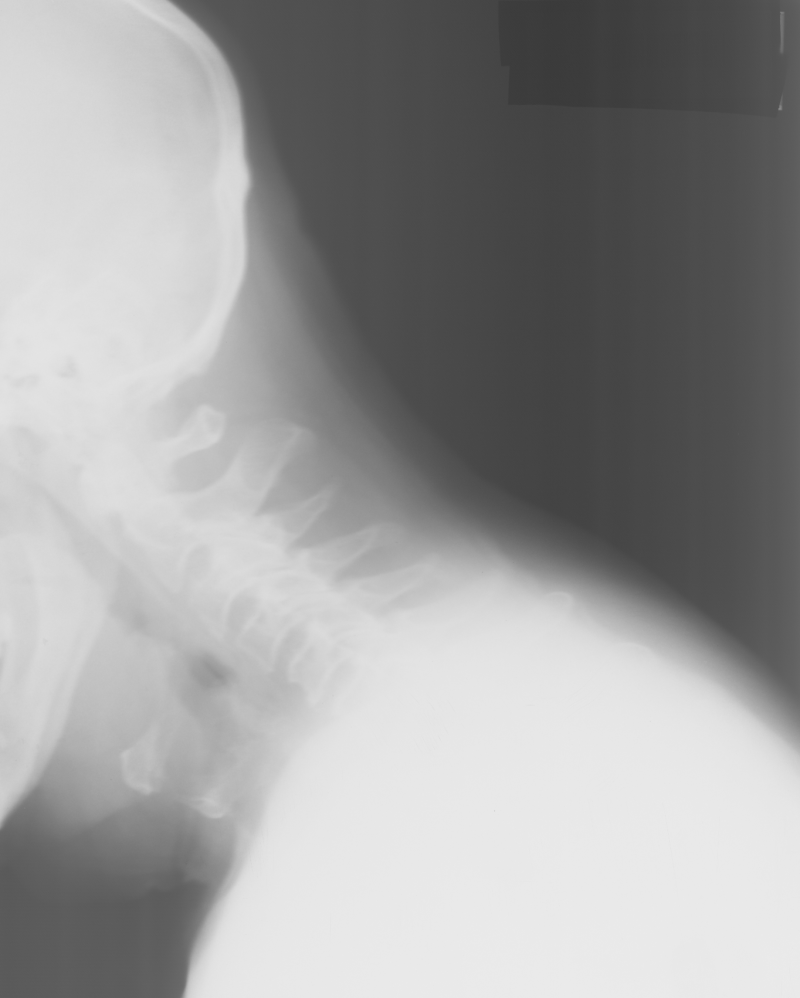
#> input picture modul 4/ex3-PixelwiseOperations/data/vertebra.png, 800 x 998 px
$ jupyter execute --allow-errors myExerciseSolutions.ipynb   (shell and % lines are left out)
#> lines starting #> are read from the running program, lines starting #| are printed output that depends on the picture; after the words box and inside, x2 and y2 are one past the last pixel; in counts of white or black regions, pixels touching at a corner belong together; long printed decimals are rounded
[cell 1]
import numpy as np
from skimage import color, io, measure, img_as_ubyte, img_as_float
from skimage.color import rgb2gray
from skimage.measure import profile_line
from skimage.transform import rescale, resize
import matplotlib.pyplot as plt
import pydicom as dicom
from skimage.util import img_as_ubyte

[cell 2]
# Directory containing data and images
in_dir = "data/"

# X-ray image
im_name = "vertebra.png"

im_org = io.imread(in_dir + im_name)
#> im_org is the input picture: shape (998, 800); min 57, max 235, mean 156.2

Exercise 1

[cell 3]
plt.hist(im_org.ravel(), bins=256)
plt.title('Image histogram')
io.show()
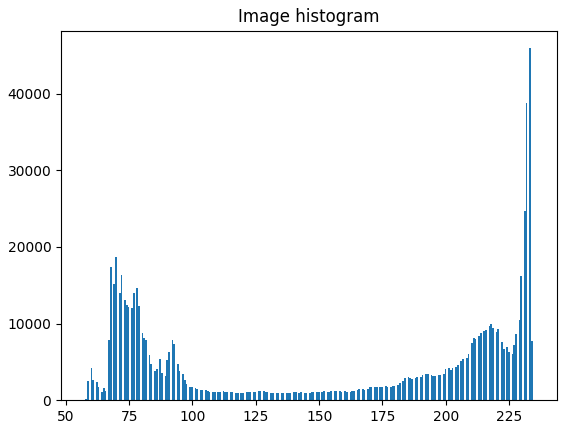
#> figure drawn by matplotlib, 1 panel; tallest bar 45929 high, from x = 232.9 to 233.6

[cell 4]
io.imshow(im_org)
plt.title('Metacarpal image')
io.show()

##### It looks like it would be hard to seperate bones from other tissue as it is not far off in color. However the background is another column on the histgram so that should be okay

Exercise 2

[cell 5]
print("minimum pixel value: " + str(im_org.min()))
#| minimum pixel value: 57
print("maximum pixel value: " + str(im_org.max()))
#| maximum pixel value: 235

Exercise 3

[cell 6]
floatImg = img_as_float(im_org)

print("minimum float val: " + str(floatImg.min()))
#| minimum float val: 0.2235
print("maximum float val: " + str(floatImg.max()))
#| maximum float val: 0.9216

#validation
print(floatImg.min() * 255)
#| 57.000
print(floatImg.max() * 255)
#| 235.0

Exercise 4

[cell 7]
floatImgAsUByte = img_as_ubyte(floatImg)

print("minimum ubyte val: " + str(floatImgAsUByte.min()))
#| minimum ubyte val: 57
print("maximum ubyte val: " + str(floatImgAsUByte.max()))
#| maximum ubyte val: 235

They are as expected

Exercise 5

[cell 8]
def histogram_stretch(img_in):
    """
    Stretches the histogram of an image
    :param img_in: Input image
    :return: Image, where the histogram is stretched so the min values is 0 and the maximum value 255
    """
    # img_as_float will divide all pixel values with 255.0
    img_float = img_as_float(img_in)
    min_val = img_float.min()
#> min_val = 0.224
    max_val = img_float.max()
#> max_val = 0.922
    min_desired = 0.0
    max_desired = 1.0

    # Do something here
    img_out = (max_desired - min_desired) / (max_val - min_val) * (img_float - min_val) + min_desired
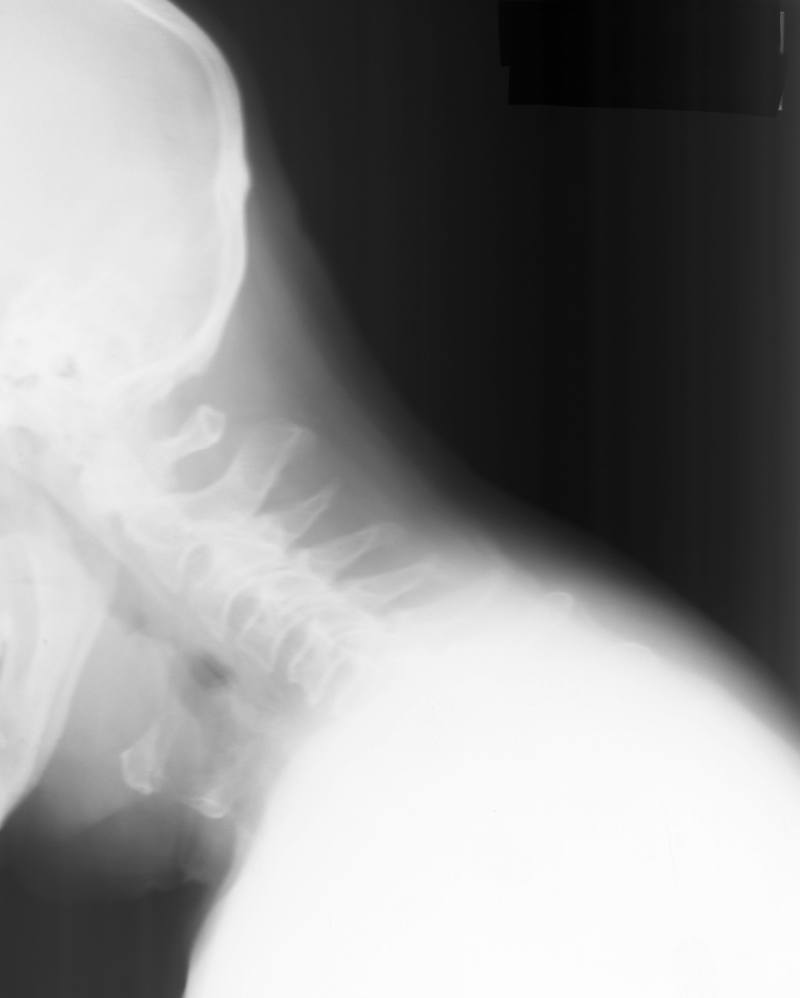
#> img_out: shape (998, 800) float64; min 0, max 1, mean 0.557
    # img_as_ubyte will multiply all pixel values with 255.0 before converting to unsigned byte
    return img_as_ubyte(img_out)

Exercise 6

[cell 9]
stretchedIm = histogram_stretch(im_org)

io.imshow(stretchedIm)
io.show()

Higher contrast. Easier to seperate background and actual tissue, it is also easier to see the vertabre

Exercise 7

[cell 10]
def gamma_map(img, gamma):
#> called with gamma = 0.5
    floatImg = img_as_float(img)
    gammaImg = np.power(floatImg, gamma)

    return img_as_ubyte(gammaImg)

Exercise 8

[cell 11]
io.imshow(gamma_map(im_org, gamma=0.5))
io.show()

io.imshow(gamma_map(im_org, gamma=2.0))
#> call 2 of gamma_map, with gamma = 2
#> in gamma_map (call 2), `gammaImg = np.power(floatImg, gamma)`:
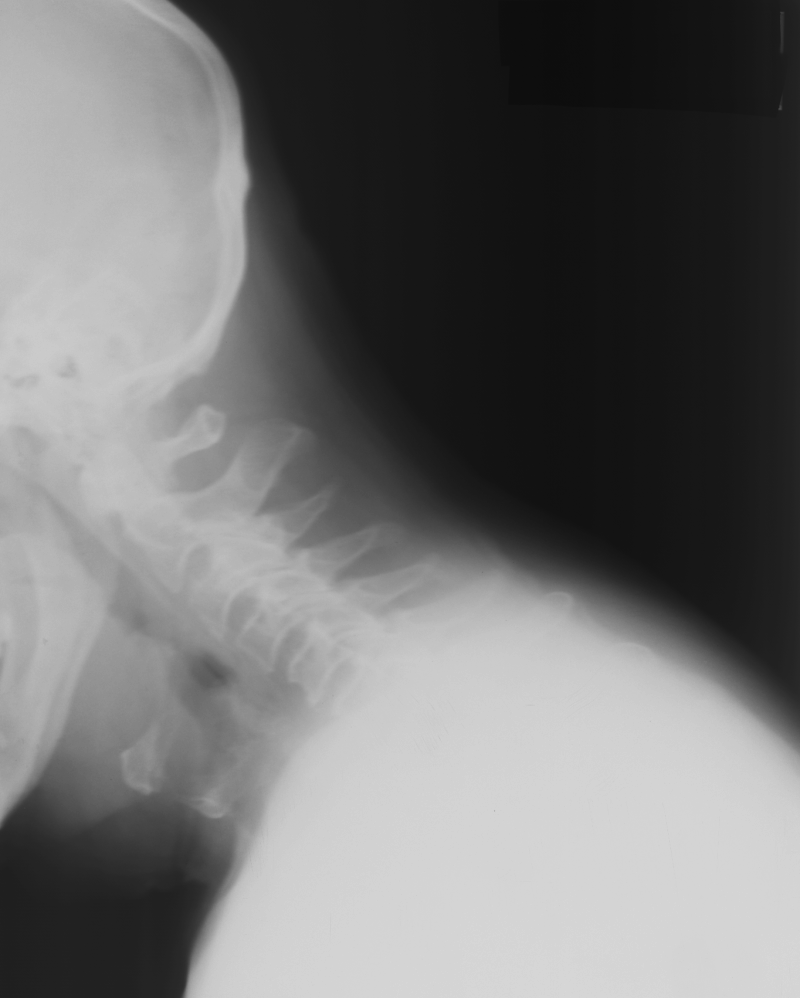
#> gammaImg: shape (998, 800) float64; min 0.05, max 0.849, mean 0.444
io.show()

io.imshow(im_org)
io.show()

low gamma brightens image, high gamma darkens

Exercise 9

[cell 12]
def threshold_image(img_in, thres):
    """
    Apply a threshold in an image and return the resulting image
    :param img_in: Input image
    :param thres: The threshold value in the range [0, 255]
    :return: Resulting image (uint8) where background is 0 and foreground is 255
    """
#> called with thres = 127
    float_img = img_as_float(img_in)
    thres_norm = thres / 255.0

    # Boolean mask → float [0,1]
    mask = (float_img >= thres_norm).astype(float)
#> mask: shape (998, 800) float64; values 0 (black) and 1 (white), 58.8% white; 15 black regions (13 under 20 px), largest, box (x1, y1, x2, y2) and area: (171, 0, 800, 719) 295597, (0, 799, 210, 998) 33534

    return img_as_ubyte(mask)

Exercise 10

[cell 13]
io.imshow(threshold_image(im_org, thres=127))
io.show()

io.imshow(threshold_image(im_org, thres=190))
#> call 2 of threshold_image, with thres = 190
#> in threshold_image (call 2), `mask = (float_img >= thres_norm).astype(float)`:
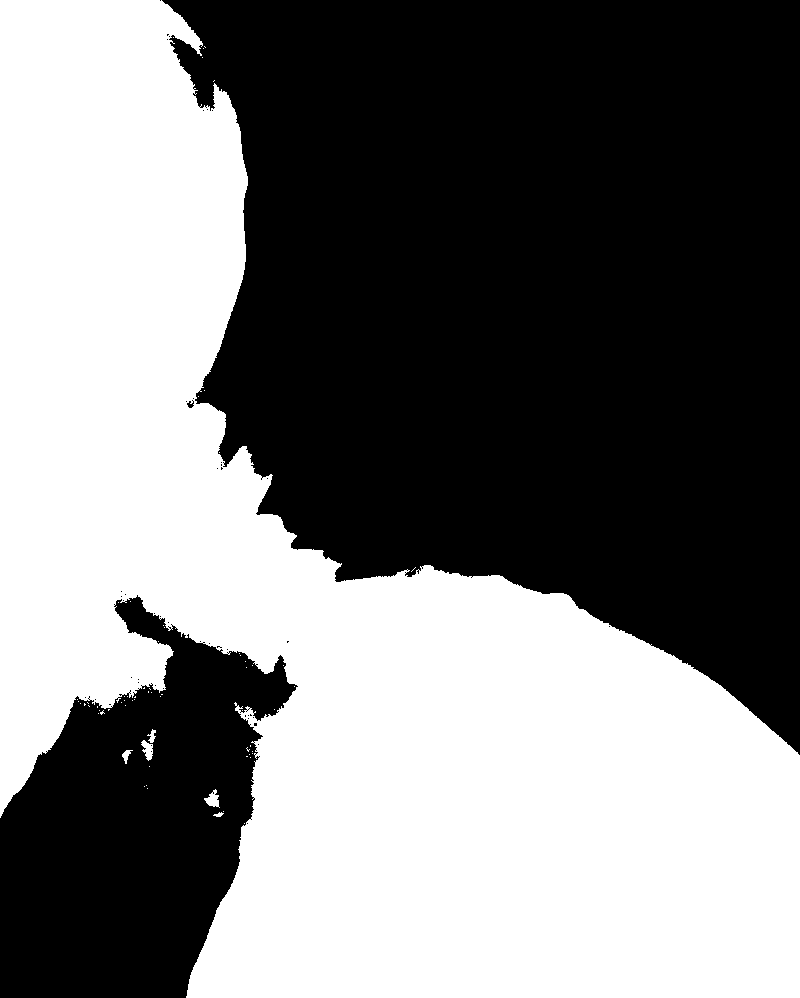
#> mask: shape (998, 800) float64; values 0 (black) and 1 (white), 47.5% white; 67 white regions (61 under 20 px), largest, box (x1, y1, x2, y2) and area: (0, 0, 800, 998) 378286, (204, 789, 220, 808) 158, (141, 740, 153, 761) 147, (122, 750, 133, 764) 69, (147, 729, 156, 743) 63, (213, 812, 224, 817) 31
io.show()

Exercise 11

[cell 14]
from skimage.filters import threshold_otsu

optimal_thresh = threshold_otsu(im_org)
#> optimal_thresh = 148

print("Optimal threshold: " + str(optimal_thresh))
#| Optimal threshold: 148

io.imshow(threshold_image(im_org, thres=optimal_thresh))
#> in threshold_image (call 3), `mask = (float_img >= thres_norm).astype(float)`: mask: shape (998, 800) float64; values 0 (black) and 1 (white), 56% white; 10 black regions (8 under 20 px), largest, box (x1, y1, x2, y2) and area: (169, 0, 800, 734) 311456, (0, 782, 227, 998) 39669
io.show()

Mine is very close, result is almost the same

Exercise 12

[cell 15]
from skimage.color import rgb2gray

im_name = "dark_background.png"
im_org = io.imread(in_dir + im_name)
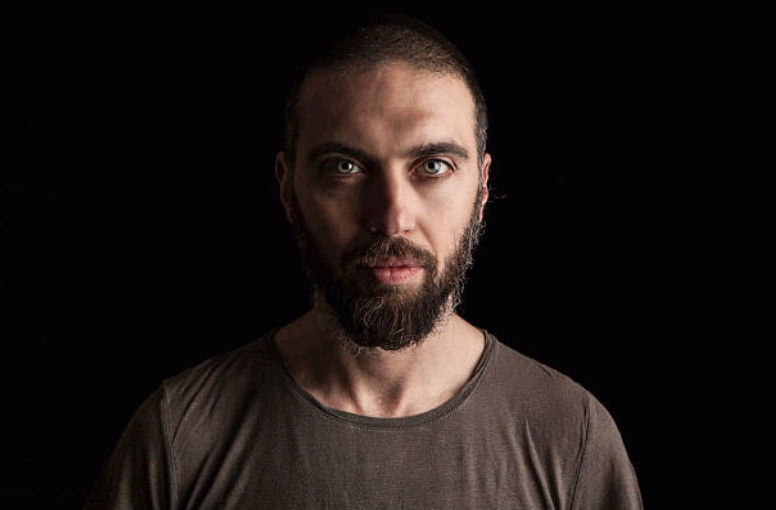
#> input picture modul 4/ex3-PixelwiseOperations/data/dark_background.png, 776 x 510 px
#> im_org is the input picture: shape (510, 776, 3); mean R, G, B 31, 23.2, 21.8

im_org = img_as_float(im_org)
im_gray = img_as_ubyte(rgb2gray(im_org))

thres = 5
im_thres = threshold_image(im_gray, thres = thres)
#> call 4 of threshold_image, with thres = 5
#> in threshold_image (call 4), `mask = (float_img >= thres_norm).astype(float)`:
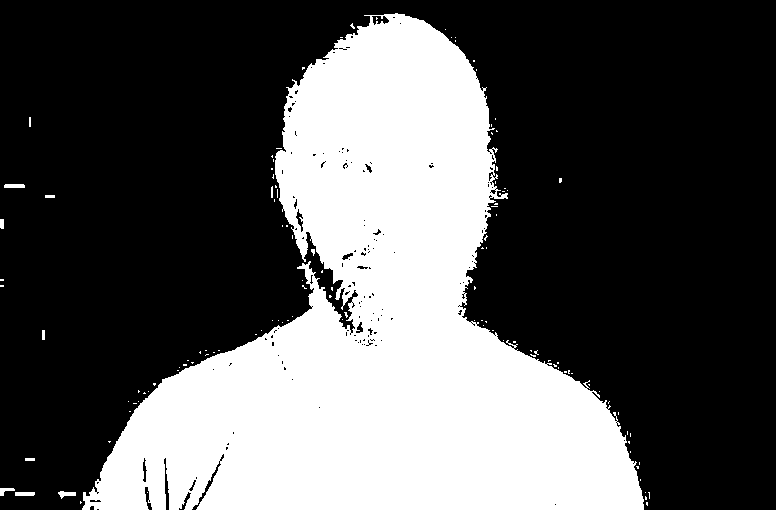
#> mask: shape (510, 776) float64; values 0 (black) and 1 (white), 34.2% white; 119 white regions (108 under 20 px), largest, box (x1, y1, x2, y2) and area: (82, 13, 644, 510) 134615, (4, 184, 25, 188) 82, (58, 491, 76, 499) 80

fig, ax = plt.subplots(nrows=1, ncols = 2, figsize = (12, 5))
ax[0].imshow(im_gray, cmap = 'gray', vmin = 0, vmax = 255)
ax[0].set_title('Original image')
ax[1].imshow(im_thres, cmap = 'gray', vmin = 0, vmax = 255)
ax[1].set_title(f'Silhouette')
plt.show()

Exercise 13 & 14

[cell 16]
im_name = "DTUSigns2.jpg"
#> (the rest of this cell did not finish here and is left out)

[cell 17]
def detect_dtu_signs_blue(img_in):
    r_comp = img_in[:, :, 0]
    g_comp = img_in[:, :, 1]
    b_comp = img_in[:, :, 2]

    segm = (r_comp < 10) & (g_comp > 85) & (g_comp < 105) & \
           (b_comp > 180) & (b_comp < 200)
#> segm: shape (510, 776) bool; every value is 0

    return img_as_ubyte(segm)

[cell 18]
def detect_dtu_signs_blue_red(img_in, sign):
    r_comp = img_in[:, :, 0]
    g_comp = img_in[:, :, 1]
    b_comp = img_in[:, :, 2]

    if sign == 'red':
        segm = (r_comp > 160) & (r_comp < 180) & (g_comp > 50) & (g_comp < 80) & \
                    (b_comp > 50) & (b_comp < 80)
    if sign == 'blue':
        segm = (r_comp < 10) & (g_comp > 85) & (g_comp < 105) & \
                    (b_comp > 180) & (b_comp < 200)

    return img_as_ubyte(segm)

[cell 19]
io.imshow(detect_dtu_signs_blue(im_org))
io.show()

[cell 20]
io.imshow(detect_dtu_signs_blue_red(im_org, 'red'))
io.show()

Exercise 15

[cell 21]
hsv_img = color.rgb2hsv(im_org)
#> hsv_img: shape (510, 776, 3) float64; mean of channels 0, 1, 2 0.578, 0.457, 0.122
hue_img = hsv_img[:, :, 0]
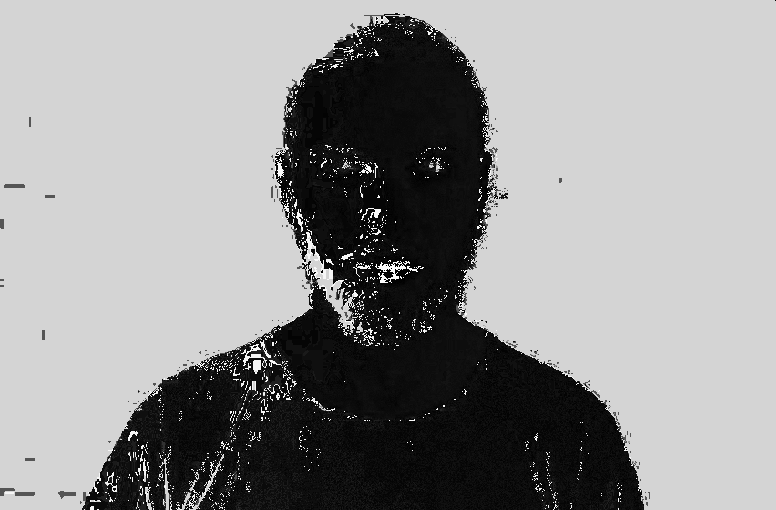
#> hue_img: shape (510, 776) float64; min 0, max 0.996, mean 0.578
value_img = hsv_img[:, :, 2]
fig, (ax0, ax1, ax2) = plt.subplots(ncols=3, figsize=(8, 2))
ax0.imshow(im_org)
ax0.set_title("RGB image")
ax0.axis('off')
ax1.imshow(hue_img, cmap='hsv')
ax1.set_title("Hue channel")
ax1.axis('off')
ax2.imshow(value_img)
ax2.set_title("Value channel")
ax2.axis('off')

fig.tight_layout()
io.show()

[cell 22]
plt.close()

segm_blue = (hue_img < 0.6) & (hue_img  > 0.4) & (value_img < 0.77) & (value_img > 0.70)
segm_red = (hue_img < 1.0) & (hue_img  > 0.9)
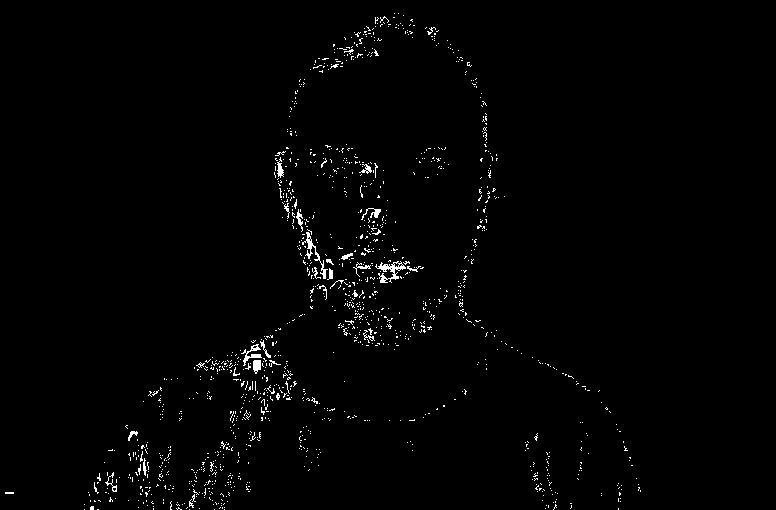
#> segm_red: shape (510, 776) bool; 1.3% white in thin lines or dots, all inside (x1, y1, x2, y2) = (5, 13, 641, 510)

fig, (ax1, ax2) = plt.subplots(1,2,figsize = (10,5))
ax1.imshow(segm_blue, cmap = 'gray')
ax1.set_title('DTU sign image (Blue)')

ax2.imshow(segm_red, cmap = 'gray')
ax2.set_title('DTU sign image (Red)')
plt.show()
